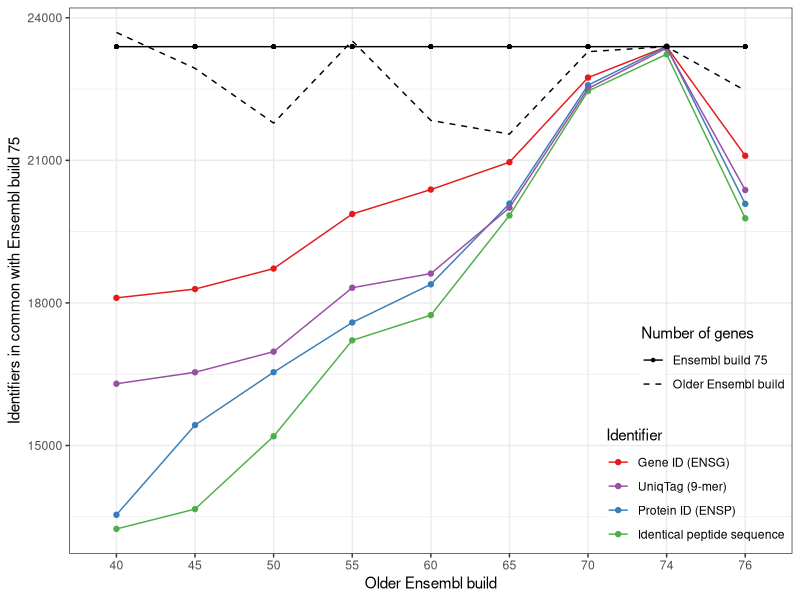
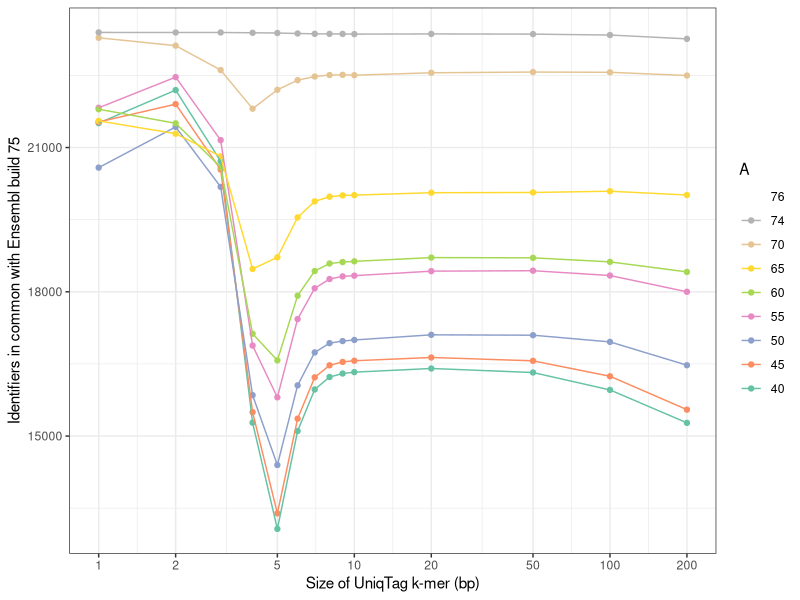

These figures' R source, in order:
## ---- chunk 1
library(ggplot2)
library(knitr) # for kable
library(reshape2)
library(scales) # for alpha
## ---- chunk 2
data.orig <- read.delim('UniqTag-supp.tsv',
	colClasses = c(A = 'factor', B = 'factor'))
x <- do.call(rbind, strsplit(as.character(data.orig$Table), '.', fixed = TRUE))
colnames(x) <- c('Data', 'Transform', 'Identifier')
data <- cbind(data.orig, x)
rm(x)
data$k <- as.integer(gsub('^[a-z]*', '', data$Identifier))

build.wide <- with(data,
	data.frame(Build.A = A, Build.B = B,
		Num.A = Only.A + Both, Num.B = Only.B + Both))
build.tall <- melt(build.wide, id.vars = c('Build.A', 'Build.B'),
	variable.name = 'Build', value.name = 'Count')
## ---- chunk 3
data.subset <- subset(data, data$k == 9 | is.na(data$k))
aes.data <- aes(x = A, y = Both,
	group = Table, colour = Identifier)
aes.build <- aes(x = Build.A, y = Count,
	group = Build, linetype = Build, shape = Build)
ggplot() +
	geom_point(aes.data, data.subset) +
	geom_line(aes.data, data.subset) +
	scale_colour_brewer(palette = 'Set1',
		breaks = c('gene', 'uniqtag9', 'id', 'seq'),
		labels = c('Gene ID (ENSG)', 'UniqTag (9-mer)',
			'Protein ID (ENSP)', 'Identical peptide sequence')) +

	geom_point(aes.build, build.tall) +
	geom_line(aes.build, build.tall) +
	scale_linetype_manual(name = 'Number of genes',
		breaks = c('Num.B', 'Num.A'),
		labels = c('Ensembl build 75', 'Older Ensembl build'),
		values = c('solid', 'dashed')) +
	scale_shape_manual(name = 'Number of genes',
		breaks = c('Num.B', 'Num.A'),
		labels = c('Ensembl build 75', 'Older Ensembl build'),
		values = c(20, 32)) +

	theme_bw() +
	theme(legend.position = c(1.0, 0),
		legend.justification = c(1, 0),
		legend.box.just = 'right',
		legend.background = element_rect(fill = alpha('white', 0))) +
	xlab('Older Ensembl build') +
	ylab('Identifiers in common with Ensembl build 75')
## ---- chunk 4
ggplot(na.omit(data), aes(x = k, y = Both, group = A, colour = A)) +
	geom_point() +
	geom_line() +
	scale_x_continuous(trans = log_trans(),
		breaks = c(1, 2, 5, 10, 20, 50, 100, 200)) +
	scale_colour_brewer(palette = 'Set2') +
	guides(colour = guide_legend(reverse = TRUE)) +
	theme_bw() +
	xlab('Size of UniqTag k-mer (bp)') +
	ylab('Identifiers in common with Ensembl build 75')
## ---- chunk 5
kable(data)
